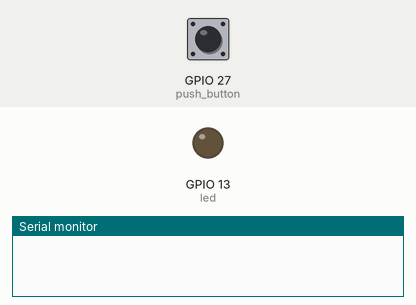
This sketch was run on a simulated ESP32. On the bench: output pins drawn as LEDs (lit = HIGH), the last lines printed to the serial monitor. Inputs (shaded band) come from the test bench; at power-on: GPIO 27 (push_button) HIGH.

Above: at 1.2 s.
1.3 s: GPIO 27 (push_button) pulled LOW for 0.15 s
At 2.1 s:
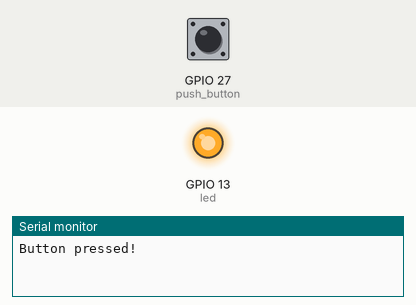
Timing chart, 0 to 12.9 s (numbered marks = the images above; inputs shaded):
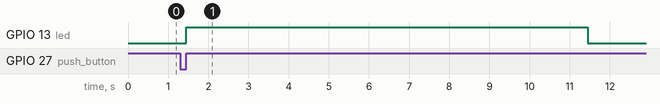

The sketch:

Test_Interrupts.ino
```cpp
#define time_seconds 10

const int led = 13;
const int push_button = 27;
unsigned long now = millis();
unsigned long last_trigger = 0;
boolean start_timer = false;

void IRAM_ATTR buttonPressed(){
  Serial.println("Button pressed!");
  digitalWrite(led, HIGH);
  start_timer = true;
  last_trigger = millis();
}

void setup() {
  Serial.begin(115200);
  pinMode(push_button, INPUT_PULLUP);
  attachInterrupt(digitalPinToInterrupt(push_button),buttonPressed,RISING);
  pinMode(led,OUTPUT);
  digitalWrite(led,LOW);
}

void loop() {
  now =millis();
  if(start_timer &&(now - last_trigger > (time_seconds*1000))){
    Serial.println("LED turned off...");
    digitalWrite(led,LOW);
    start_timer = false;
  }
}
```

Measured:
- after the input at 1.3 s, GPIO 13 (led): LOW → HIGH after 0.15 s, → LOW 10.0 s later
